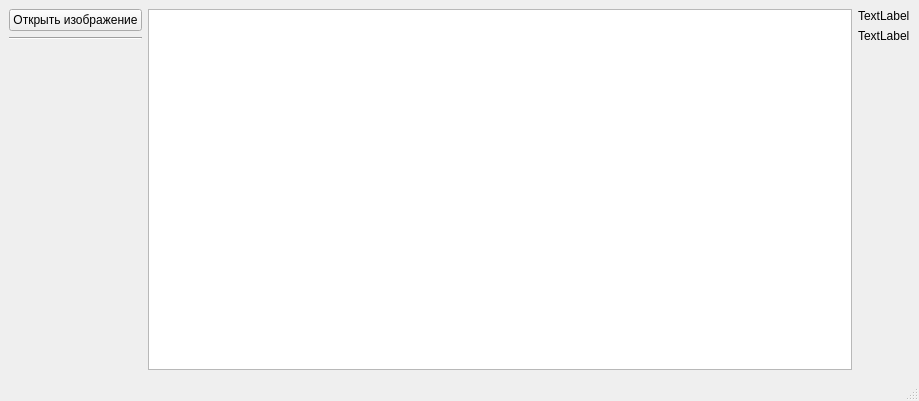
<?xml version="1.0" encoding="UTF-8"?>
<ui version="4.0">
 <class>MainWindow</class>
 <widget class="QMainWindow" name="MainWindow">
  <property name="geometry">
   <rect>
    <x>0</x>
    <y>0</y>
    <width>919</width>
    <height>401</height>
   </rect>
  </property>
  <property name="windowTitle">
   <string>MainWindow</string>
  </property>
  <widget class="QWidget" name="centralwidget">
   <layout class="QHBoxLayout" name="horizontalLayout">
    <item>
     <layout class="QVBoxLayout" name="verticalLayout">
      <item>
       <widget class="QPushButton" name="btnSelectFile1">
        <property name="text">
         <string>Открыть изображение</string>
        </property>
       </widget>
      </item>
      <item>
       <widget class="Line" name="line">
        <property name="orientation">
         <enum>Qt::Horizontal</enum>
        </property>
       </widget>
      </item>
      <item>
       <spacer name="verticalSpacer">
        <property name="orientation">
         <enum>Qt::Vertical</enum>
        </property>
        <property name="sizeHint" stdset="0">
         <size>
          <width>20</width>
          <height>40</height>
         </size>
        </property>
       </spacer>
      </item>
     </layout>
    </item>
    <item>
     <widget class="QChartView" name="chart"/>
    </item>
    <item>
     <layout class="QVBoxLayout" name="verticalLayout_2">
      <item>
       <widget class="QLabel" name="labelBrightness">
        <property name="text">
         <string>TextLabel</string>
        </property>
       </widget>
      </item>
      <item>
       <widget class="QLabel" name="labelContrast">
        <property name="text">
         <string>TextLabel</string>
        </property>
       </widget>
      </item>
      <item>
       <spacer name="verticalSpacer_2">
        <property name="orientation">
         <enum>Qt::Vertical</enum>
        </property>
        <property name="sizeHint" stdset="0">
         <size>
          <width>20</width>
          <height>40</height>
         </size>
        </property>
       </spacer>
      </item>
     </layout>
    </item>
   </layout>
  </widget>
  <widget class="QMenuBar" name="menubar">
   <property name="geometry">
    <rect>
     <x>0</x>
     <y>0</y>
     <width>919</width>
     <height>22</height>
    </rect>
   </property>
  </widget>
  <widget class="QStatusBar" name="statusbar"/>
 </widget>
 <customwidgets>
  <customwidget>
   <class>QChartView</class>
   <extends>QGraphicsView</extends>
   <header>QtCharts</header>
  </customwidget>
 </customwidgets>
 <resources/>
 <connections/>
</ui>
